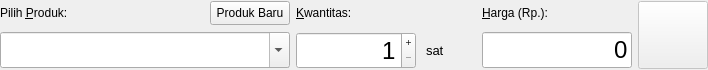
<?xml version="1.0" encoding="UTF-8"?>
<ui version="4.0">
 <class>SalesOrderItemEditor</class>
 <widget class="QDialog" name="SalesOrderItemEditor">
  <property name="geometry">
   <rect>
    <x>0</x>
    <y>0</y>
    <width>708</width>
    <height>70</height>
   </rect>
  </property>
  <property name="windowTitle">
   <string>Tambahkan Produk</string>
  </property>
  <layout class="QGridLayout" name="gridLayout" columnstretch="1,0,0,0">
   <property name="leftMargin">
    <number>0</number>
   </property>
   <property name="topMargin">
    <number>0</number>
   </property>
   <property name="rightMargin">
    <number>0</number>
   </property>
   <property name="bottomMargin">
    <number>0</number>
   </property>
   <property name="spacing">
    <number>6</number>
   </property>
   <item row="1" column="2">
    <widget class="CurrencyEdit" name="priceEdit">
     <property name="sizePolicy">
      <sizepolicy hsizetype="Expanding" vsizetype="Fixed">
       <horstretch>0</horstretch>
       <verstretch>0</verstretch>
      </sizepolicy>
     </property>
     <property name="maximumSize">
      <size>
       <width>150</width>
       <height>16777215</height>
      </size>
     </property>
     <property name="font">
      <font>
       <pointsize>18</pointsize>
      </font>
     </property>
     <property name="text">
      <string>0</string>
     </property>
     <property name="alignment">
      <set>Qt::AlignRight|Qt::AlignTrailing|Qt::AlignVCenter</set>
     </property>
     <property name="readOnly">
      <bool>false</bool>
     </property>
    </widget>
   </item>
   <item row="0" column="3" rowspan="2">
    <widget class="QPushButton" name="addButton">
     <property name="enabled">
      <bool>false</bool>
     </property>
     <property name="sizePolicy">
      <sizepolicy hsizetype="Minimum" vsizetype="Minimum">
       <horstretch>0</horstretch>
       <verstretch>0</verstretch>
      </sizepolicy>
     </property>
     <property name="minimumSize">
      <size>
       <width>70</width>
       <height>0</height>
      </size>
     </property>
     <property name="text">
      <string/>
     </property>
     <property name="icon">
      <iconset resource="app.qrc">
       <normaloff>:/icons/add</normaloff>:/icons/add</iconset>
     </property>
     <property name="iconSize">
      <size>
       <width>20</width>
       <height>20</height>
      </size>
     </property>
     <property name="autoDefault">
      <bool>false</bool>
     </property>
    </widget>
   </item>
   <item row="0" column="0">
    <layout class="QHBoxLayout" name="horizontalLayout">
     <item>
      <widget class="QLabel" name="label">
       <property name="text">
        <string>Pilih &amp;Produk:</string>
       </property>
       <property name="buddy">
        <cstring>productComboBox</cstring>
       </property>
      </widget>
     </item>
     <item>
      <spacer name="horizontalSpacer">
       <property name="orientation">
        <enum>Qt::Horizontal</enum>
       </property>
       <property name="sizeHint" stdset="0">
        <size>
         <width>40</width>
         <height>20</height>
        </size>
       </property>
      </spacer>
     </item>
     <item>
      <widget class="QPushButton" name="newProductButton">
       <property name="maximumSize">
        <size>
         <width>500</width>
         <height>24</height>
        </size>
       </property>
       <property name="toolTip">
        <string>Tambah produk baru</string>
       </property>
       <property name="text">
        <string>Produk Baru</string>
       </property>
       <property name="icon">
        <iconset resource="app.qrc">
         <normaloff>:/icons/add</normaloff>:/icons/add</iconset>
       </property>
       <property name="autoDefault">
        <bool>false</bool>
       </property>
      </widget>
     </item>
    </layout>
   </item>
   <item row="0" column="1">
    <widget class="QLabel" name="label_2">
     <property name="text">
      <string>&amp;Kwantitas:</string>
     </property>
     <property name="buddy">
      <cstring>quantitySpinBox</cstring>
     </property>
    </widget>
   </item>
   <item row="0" column="2">
    <widget class="QLabel" name="label_3">
     <property name="text">
      <string>&amp;Harga (Rp.):</string>
     </property>
     <property name="buddy">
      <cstring>priceEdit</cstring>
     </property>
    </widget>
   </item>
   <item row="1" column="0">
    <widget class="QComboBox" name="productComboBox">
     <property name="sizePolicy">
      <sizepolicy hsizetype="Preferred" vsizetype="Fixed">
       <horstretch>0</horstretch>
       <verstretch>0</verstretch>
      </sizepolicy>
     </property>
     <property name="font">
      <font>
       <pointsize>18</pointsize>
      </font>
     </property>
     <property name="editable">
      <bool>true</bool>
     </property>
    </widget>
   </item>
   <item row="1" column="1">
    <layout class="QHBoxLayout" name="horizontalLayout_2">
     <property name="spacing">
      <number>10</number>
     </property>
     <item>
      <widget class="QSpinBox" name="quantitySpinBox">
       <property name="sizePolicy">
        <sizepolicy hsizetype="Minimum" vsizetype="Fixed">
         <horstretch>0</horstretch>
         <verstretch>0</verstretch>
        </sizepolicy>
       </property>
       <property name="minimumSize">
        <size>
         <width>120</width>
         <height>0</height>
        </size>
       </property>
       <property name="maximumSize">
        <size>
         <width>120</width>
         <height>16777215</height>
        </size>
       </property>
       <property name="font">
        <font>
         <pointsize>18</pointsize>
        </font>
       </property>
       <property name="alignment">
        <set>Qt::AlignRight|Qt::AlignTrailing|Qt::AlignVCenter</set>
       </property>
       <property name="buttonSymbols">
        <enum>QAbstractSpinBox::PlusMinus</enum>
       </property>
       <property name="minimum">
        <number>1</number>
       </property>
       <property name="maximum">
        <number>999999</number>
       </property>
       <property name="stepType">
        <enum>QAbstractSpinBox::DefaultStepType</enum>
       </property>
       <property name="value">
        <number>1</number>
       </property>
      </widget>
     </item>
     <item>
      <widget class="QLabel" name="uomLabel">
       <property name="minimumSize">
        <size>
         <width>50</width>
         <height>0</height>
        </size>
       </property>
       <property name="maximumSize">
        <size>
         <width>50</width>
         <height>16777215</height>
        </size>
       </property>
       <property name="font">
        <font>
         <pointsize>10</pointsize>
        </font>
       </property>
       <property name="text">
        <string>sat</string>
       </property>
      </widget>
     </item>
    </layout>
   </item>
  </layout>
 </widget>
 <customwidgets>
  <customwidget>
   <class>CurrencyEdit</class>
   <extends>QLineEdit</extends>
   <header>currencyedit.h</header>
  </customwidget>
 </customwidgets>
 <tabstops>
  <tabstop>newProductButton</tabstop>
  <tabstop>productComboBox</tabstop>
  <tabstop>quantitySpinBox</tabstop>
  <tabstop>priceEdit</tabstop>
  <tabstop>addButton</tabstop>
 </tabstops>
 <resources>
  <include location="app.qrc"/>
 </resources>
 <connections/>
</ui>
